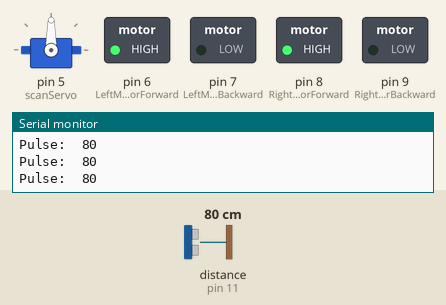
Recording of a sketch running on a simulated Arduino Uno, built with avr-gcc and run on an emulated ATmega328P. Shown: servo, switched loads named in the sketch (green lamp = pin HIGH), the last lines printed to the serial monitor. Wiring (inferred from the names in the program): ultrasonic range finder: trigger pin 10; echo pin 11. Inputs (shaded band) come from the test bench; at power-on: distance to the obstacle (sensor on pin 11) 80 cm. The echo pulse lasts 58.3 µs per cm; pins used as bus, display or sensor lines are not drawn.

Above: at 3.3 s.
3.4 s: distance to the obstacle (sensor on pin 11) set to 29 cm
6.4 s: distance to the obstacle (sensor on pin 11) set to 24 cm
At 7.19 s:
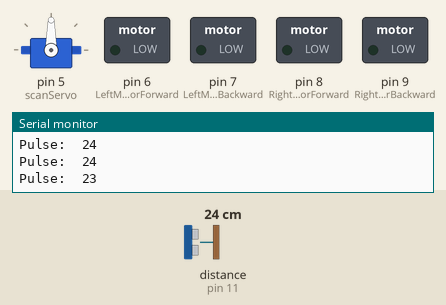
9.4 s: distance to the obstacle (sensor on pin 11) set to 35 cm
At 11.7 s:
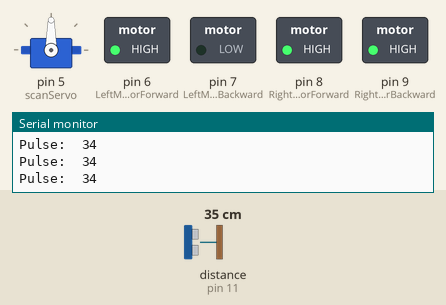
12.1 s: distance to the obstacle (sensor on pin 11) set to 2 cm
At 12.46 s:
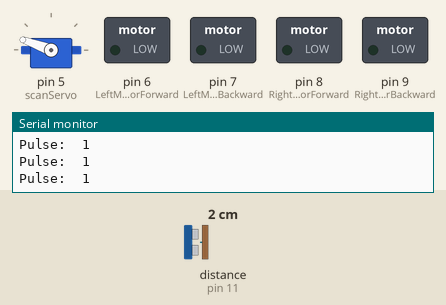
Timing chart, 0 to 16.1 s (numbered marks = the images above; inputs shaded):
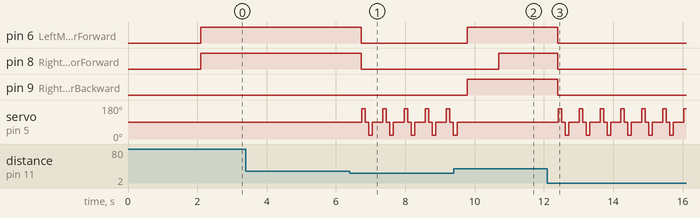

The sketch:

YEYO.ino
```cpp
// Libraries
#include <Servo.h>

/////////////////
//  PROPERTIES
/////////////////

// Scanner Servo
Servo scanServo; // New Servo Object

// Motors
const int LeftMotorForward = 6; // Pin 6
const int LeftMotorBackward = 7; // Pin 6
const int RightMotorForward = 8; // Pin 5
const int RightMotorBackward = 9; // Pin 5
// Onboard LED
int arduinoLed = 13; // LED on Pin 13

// Ultrasonic Sensor(HC-SR04)
const int USTrigger = 10; // Pin 10
const int USEcho = 11; // Pin 11
const int maxFrontDistance = 27; // Distance limit for obstacles in front
const int maxSideDistance = 12; // Distance limit for obstacles at sides

// Scan Variables
int leftDistance;
int rightDistance;
int centerDistance;

// Other Variables and Constants
int distance;                // Current Distance to closest Obstacle
int numcycles = 0;
int pulseDuration;           // Duration of Sonar Pulse
int check;                   // Number of correction
char moveDirection;          // Gets 'l' 'r' 'f', depending on the considered direction
const int turnTime = 900;    // Time of turning in miliseconds

//Wireless or IR Controller(Optional)


/////////////////
//    SETUP
/////////////////
void setup(){
  scanServo.attach(5);
  scanServo.write(90); // Servo at Center (Half of 10 Degrees)
  delay(100); // Wait for Servo's Setup

  pinMode(LeftMotorForward, OUTPUT);
  pinMode(LeftMotorBackward, OUTPUT);
  pinMode(RightMotorForward, OUTPUT);
  pinMode(RightMotorBackward, OUTPUT);
  pinMode(USTrigger,OUTPUT);
  pinMode(USEcho,INPUT);
  pinMode(arduinoLed, OUTPUT);

  digitalWrite(LeftMotorForward,LOW); // Sets Left Motor Off
  digitalWrite(LeftMotorBackward,LOW); // Sets Left Motor Off
  digitalWrite(RightMotorForward,LOW); // Sets Right Motor Off
  digitalWrite(RightMotorBackward,LOW); // Sets Right Motor Off
  digitalWrite(USTrigger,LOW); // Sets Ultrasonic Trigger Off
  pinMode(arduinoLed, LOW); // Sets LED on Arduino Off

  Serial.begin(9600); // For Serial Monitor
  delay(2000); // Wait 2 seconds at startup
}

/////////////////
//    LOOP
/////////////////

void loop(){
  moveForward(); // Start moving forward
  distance = sendPulse(); // Send a pulse in every loop
  if(distance < maxFrontDistance){check++  ;}
  if(distance > maxFrontDistance){check = 0;} // Set zero to Correction value

  if(check > 25){ // Checks the distance to correct for 25 times
    moveStop(); // Stops for Scanning since there is an obstacle ahead
    moveDirection = decideDirection(); // Scans and decides the direction that it should go
    switch (moveDirection){
      case 'l':
        turnLeft(turnTime);
        break;
      case 'r':
        turnRight(turnTime);
        break;
      case 'f':
        ; //  Does not turn if there was nothing ahead
        break;
    }
  }
}

/////////////////
//   METHODS
/////////////////

int sendPulse(){
  long howFar;
  // Send Pulse
  delayMicroseconds(2);
  digitalWrite(USTrigger,HIGH); // Sends a pulse
  delayMicroseconds(5);         // Wait for 5 Microseconds
  digitalWrite(USTrigger,LOW);  // Stop sending

  // Read Echo
  pulseDuration = pulseIn(USEcho,HIGH); // Read Echo
  howFar = (pulseDuration / 2) / 29.1; // Converts Microseconds to Centimeters
  Serial.print("Pulse:  "); // For Serial Monitor
  Serial.println(howFar); // For Serial Monitor
  return round(howFar); // Rounds and Returns as an integer formed distance
}

void scan(){

  centerDistance = sendPulse();  // Scan Center
  if(centerDistance < maxFrontDistance){moveStop();}  // Stops if the Maximum Distance has been Exceeded
  scanServo.write(160);  // Servo turns full left
  delay(100);

  leftDistance = sendPulse();  // Scan Left
  if(leftDistance < maxSideDistance){moveStop();}  // Stops if the Maximum Distance has been Exceeded
  scanServo.write(90); // Servo returns normal
  delay(100);

  centerDistance = sendPulse();  // Scan Center Again
  if(centerDistance < maxFrontDistance){moveStop();}  // Stops if the Maximum Distance has been Exceeded
  scanServo.write(20); // Servo turns full right
  delay(100);

  rightDistance = sendPulse();   // Scan Right
  if(rightDistance < maxSideDistance){moveStop();}  // Stops if the Maximum Distance has been Exceeded
  scanServo.write(90); // Servo looks forward after finishing
  delay(300);
}

char decideDirection(){
  char choice;
  scan(); // the method fills the distance datas for the decision
  if(leftDistance > rightDistance && leftDistance > centerDistance ){
    choice = 'l'; // Decision is Left
  }
  else if(leftDistance < rightDistance && rightDistance > centerDistance ){
    choice = 'r'; // Decision is Right
  }
  else{ // Means that Center Distance is greater than Sides
    choice = 'f'; // Decision is Front
  }
  return choice;  // Returns the final decision as an char
}


void moveForward(){
  digitalWrite(LeftMotorForward,HIGH);
  digitalWrite(LeftMotorBackward,LOW);
  digitalWrite(RightMotorForward,HIGH);
  digitalWrite(LeftMotorBackward,LOW);
}

void moveBackward(){
  digitalWrite(LeftMotorForward,LOW);
  digitalWrite(LeftMotorBackward,HIGH);
  digitalWrite(RightMotorForward,LOW);
  digitalWrite(LeftMotorBackward,HIGH);
}

void turnRight(int time)
{
  digitalWrite(LeftMotorBackward, LOW);
  digitalWrite(LeftMotorForward, HIGH);
  digitalWrite(RightMotorForward, LOW);
  digitalWrite(RightMotorBackward, HIGH);
  delay(time);
}

void turnLeft(int time)
{
  digitalWrite(LeftMotorForward, LOW);
  digitalWrite(LeftMotorBackward, HIGH);
  digitalWrite(RightMotorBackward, LOW);
  digitalWrite(RightMotorForward, HIGH);
  delay(time);
}

void moveStop()
{
  digitalWrite(LeftMotorBackward, LOW);
  digitalWrite(LeftMotorForward, LOW);
  digitalWrite(RightMotorForward, LOW);
  digitalWrite(RightMotorBackward, LOW);
}
```

Measured:
- the behaviour switches between 28 and 27 cm on distance to the obstacle (sensor on pin 11) (found by bisection; images 0 and 1)
- after the input at 6.4 s, pin 6 (LeftMotorForward), pin 8 (RightMotorForward): HIGH → LOW after 0.33 s; servo on pin 5 (scanServo): 90° → 160° after 0.34 s, then repeats every 0.61 s: 90° 0.10 s, 20° 0.10 s, 90° 0.30 s, 160° 0.10 s
- after the input at 9.4 s, pin 6 (LeftMotorForward), pin 9 (RightMotorBackward): LOW → HIGH after 0.39 s; pin 8 (RightMotorForward): LOW → HIGH after 1.3 s; servo on pin 5 (scanServo): goes on until 9.5 s, then stays 90°
- after the input at 12.1 s, pin 6 (LeftMotorForward), pin 8 (RightMotorForward), pin 9 (RightMotorBackward): HIGH → LOW after 0.30 s; servo on pin 5 (scanServo): 90° → 160° after 0.31 s, then repeats every 0.60 s: 90° 0.10 s, 20° 0.10 s, 90° 0.30 s, 160° 0.10 s
